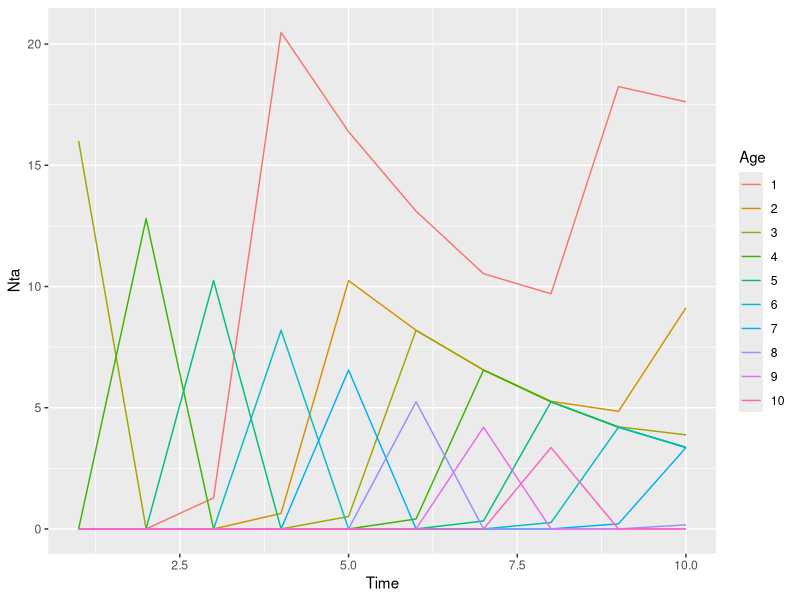
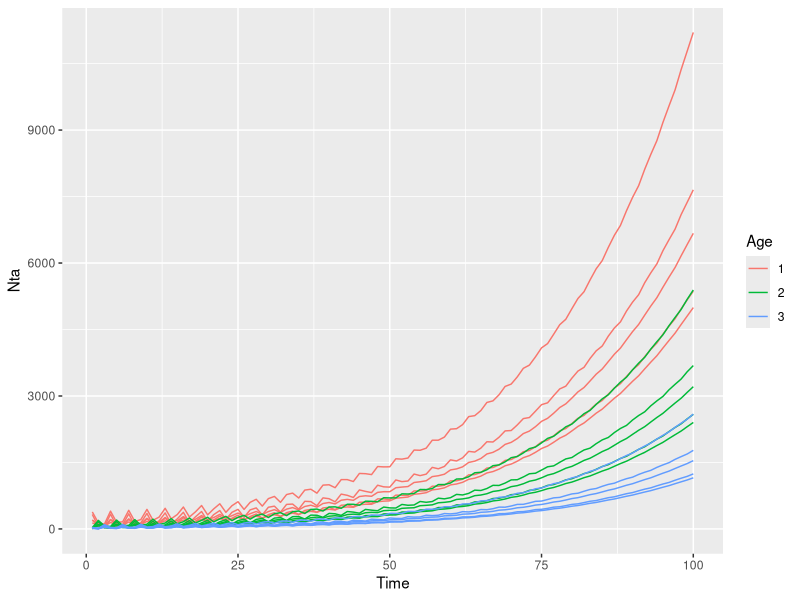
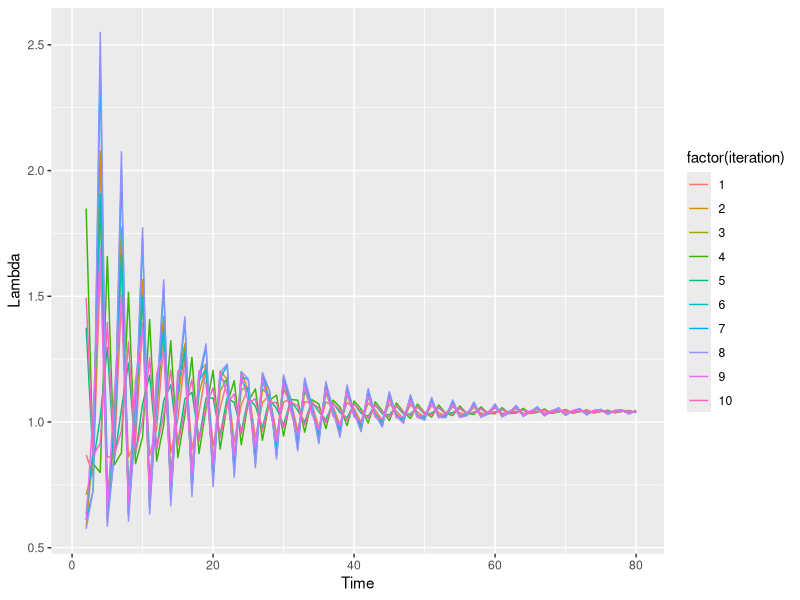
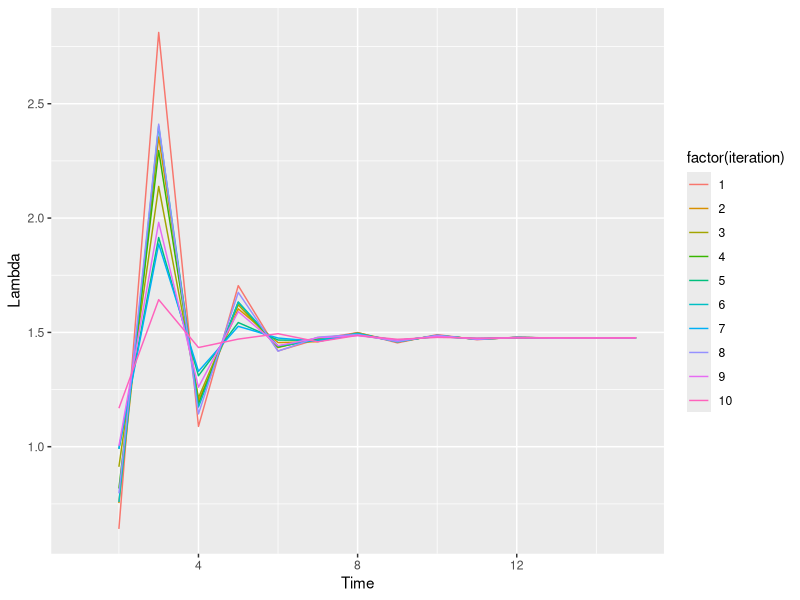

Write the R code that produced these figures, in order.
library(tidyverse)

# 1 - Function to estimate population growth over time ----

# life_table = A life table (minimum required columns Age, Sa, and Fa)
# size_vec = vector of population sizes (must be same length as nrow(life_table))
asm <- function(life_table, size_vec, times) {
  
  iteration <- 0
  
  repeat{  
    
    iteration <- iteration + 1 
    size_vec_tplus1 <- c()
    
    for(i in 1:nrow(life_table)) {
      
      if(i == 1) {
        size_vec_tplus1[i] <- sum(size_vec * life_table$Fa)
      } else {
        size_vec_tplus1[i] <- size_vec[i-1] * life_table[i-1 ,]$Sa
        
      }
    }
    
    size_vec <- size_vec_tplus1
    
    if(iteration == times) break
    
  }
  
  return(size_vec)
  
}

# Life table for VI marmots
lt_marmots <- tibble(Age = 1:10,
                     Sa = c(0.5, rep(0.8, times = 8), 0),
                     Fa = c(rep(0, times = 3), 0.1, rep(2, times = 6))) %>%
  mutate(La = lag(cumprod(Sa), n = 1))
# Make the first La == 1
lt_marmots[1,]$La = 1


# Pop size vector for VI marmots
pop_size_marmots <- c(0, 20, rep(0, times = 8))

# Adjust 10-30 to show development of stable age structure/long-term growth rate
Times <- 10

asm_table <- tibble(
  Time = rep(1:Times, each = nrow(lt_marmots)),
  Age = factor(rep(1:nrow(lt_marmots), Times)), 
  Nta = lapply(1:Times, 
              function(x) asm(life_table = lt_marmots, 
                              size_vec = pop_size_marmots, 
                              times = x)) %>% 
    unlist())

# Plot all ages over time
ggplot(asm_table, aes(x = Time, y = Nta, group = Age)) +
  geom_line(aes(colour = Age))

# Estimate growth rates by time
Nt_totals <- asm_table %>% 
  group_by(Time) %>%
  summarize(Nt = sum(Nta)) %>%
  mutate(lambda_est = Nt / lag(Nt))

# 2 - Function to simulate age structure over time ----

# Simple life table
lt<- tibble(Age = c(1, 2, 3), 
            Sa = c(0.5, 0.5, 0),
            la = c(1, 0.5, 0.25),
            Fa = c(0, .25, 4))

# lt = life table (must have columns Age, Sa, Fa)
# Nts = length of population size vector (must be same as nrow(life table))
# reps = number of repeats of simulation
# t = number of time points
# Nt_out = return population sizes or growth rates?
sim_asm <- function(lt, Nts, reps, t, Nt_out = TRUE) {
  
  it <- 0
  Nt_asm <- tibble()
  growth_rates <- tibble()
  
  repeat{
    it <- it + 1
    
    size_vec <- sample(1:100, size = Nts)
    
    asm_table <- tibble(
      Time = rep(1:t, each = nrow(lt)),
      Age = factor(rep(1:nrow(lt), t)), 
      Nta = lapply(1:t, 
                   function(x) asm(life_table = lt, 
                                   size_vec = size_vec, 
                                   times = x)) %>% 
        unlist()) %>%
      mutate(iteration = it)
    
    Nt_asm <- bind_rows(Nt_asm, asm_table)
    
    Nt_totals <- asm_table %>% 
      group_by(Time) %>%
      summarize(Nt = sum(Nta)) %>%
      mutate(lambda_est = Nt / lag(Nt),
             iteration = it)
    
    growth_rates <- bind_rows(growth_rates, Nt_totals)
    
    if(it >= reps) break
  }
  if(isTRUE(Nt_out)){
    return(Nt_asm)
  } else {
    return(growth_rates)
  }
}

# Plot population sizes
sim_asm(lt = lt, Nts = 3, reps = 5, t = 100) %>%
ggplot(aes(x = Time, y = Nta)) +
  geom_line(aes(colour = Age, group = interaction(iteration, Age)))

# Plot growth rates
sim_asm(lt = lt, Nts = 3, reps = 10, t = 80, Nt_out = FALSE) %>%
  ggplot(aes(x = Time, y = lambda_est)) +
  geom_line(aes(group = factor(iteration), colour = factor(iteration))) +
  ylab("Lambda")

# The long-term growth rate and stable age structure will change if we adjust
# the Leslie matrix, as the eigenvalue and eigenvector are properties of the
# matrix.

# Modify the life table (increase fecundity of age class 2 from 0.25 to 3)
lt<- tibble(Age = c(1, 2, 3), 
            Sa = c(0.5, 0.5, 0),
            la = c(1, 0.5, 0.25),
            Fa = c(0, 3, 4))

# Plot growth rates
sim_asm(lt = lt, Nts = 3, reps = 10, t = 15, Nt_out = FALSE) %>%
  ggplot(aes(x = Time, y = lambda_est)) +
  geom_line(aes(group = factor(iteration), colour = factor(iteration))) +
  ylab("Lambda")
